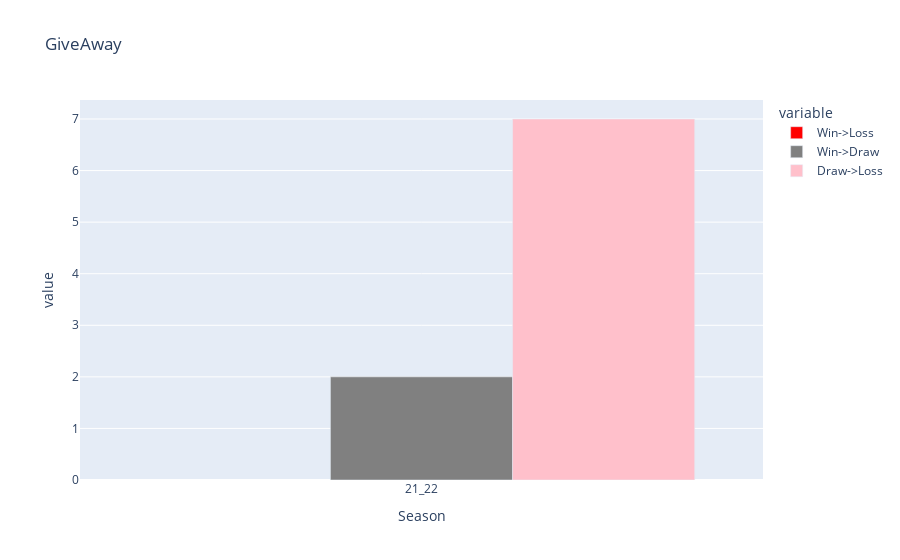

This figure's notebook cell:
### Code cell
ga_df = pd.DataFrame({'Win->Loss': w2l, 'Win->Draw': w2d,'Draw->Loss':d2l})

# ax = ga_df.plot(kind='bar',color=['Red','Grey','pink'])
# plt.title('GiveAway')

plt.show()
fig5 = px.bar(ga_df,barmode='group',color_discrete_map={'Win->Loss': 'red','Win->Draw': 'grey','Draw->Loss':'pink'},title='GiveAway')
fig5.show()

### Figure 1 — Plotly figure (JSON) as saved in the notebook; plotly's stock layout.template omitted (floating-point values rounded to 4 significant figures)
{"data": [{"alignmentgroup": "True", "hovertemplate": "variable=Win->Loss<br>Season=%{x}<br>value=%{y}<extra></extra>", "legendgroup": "Win->Loss", "marker": {"color": "red", "pattern": {"shape": ""}}, "name": "Win->Loss", "offsetgroup": "Win->Loss", "orientation": "v", "showlegend": true, "textposition": "auto", "type": "bar", "x": ["21_22"], "xaxis": "x", "y": [null], "yaxis": "y"}, {"alignmentgroup": "True", "hovertemplate": "variable=Win->Draw<br>Season=%{x}<br>value=%{y}<extra></extra>", "legendgroup": "Win->Draw", "marker": {"color": "grey", "pattern": {"shape": ""}}, "name": "Win->Draw", "offsetgroup": "Win->Draw", "orientation": "v", "showlegend": true, "textposition": "auto", "type": "bar", "x": ["21_22"], "xaxis": "x", "y": [2], "yaxis": "y"}, {"alignmentgroup": "True", "hovertemplate": "variable=Draw->Loss<br>Season=%{x}<br>value=%{y}<extra></extra>", "legendgroup": "Draw->Loss", "marker": {"color": "pink", "pattern": {"shape": ""}}, "name": "Draw->Loss", "offsetgroup": "Draw->Loss", "orientation": "v", "showlegend": true, "textposition": "auto", "type": "bar", "x": ["21_22"], "xaxis": "x", "y": [7], "yaxis": "y"}], "layout": {"barmode": "group", "legend": {"title": {"text": "variable"}, "tracegroupgap": 0}, "title": {"text": "GiveAway"}, "xaxis": {"anchor": "y", "domain": [0, 1], "title": {"text": "Season"}}, "yaxis": {"anchor": "x", "domain": [0, 1], "title": {"text": "value"}}}}
